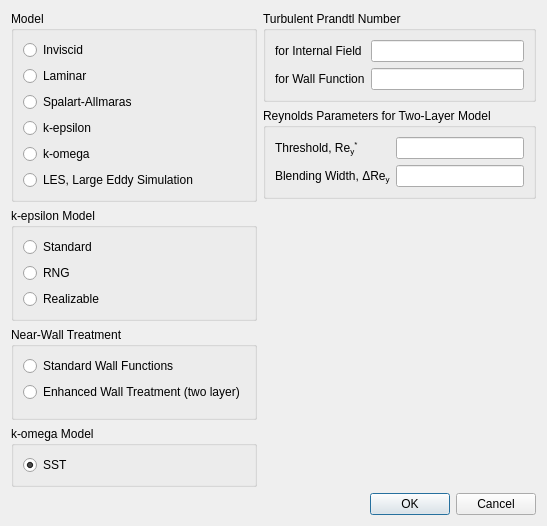
<?xml version="1.0" encoding="UTF-8"?>
<ui version="4.0">
 <class>TurbulenceDialog</class>
 <widget class="QDialog" name="TurbulenceDialog">
  <property name="geometry">
   <rect>
    <x>0</x>
    <y>0</y>
    <width>547</width>
    <height>512</height>
   </rect>
  </property>
  <property name="minimumSize">
   <size>
    <width>265</width>
    <height>0</height>
   </size>
  </property>
  <property name="windowTitle">
   <string>Turbulence Model</string>
  </property>
  <layout class="QVBoxLayout" name="verticalLayout_7">
   <item>
    <widget class="QWidget" name="widget_2" native="true">
     <layout class="QHBoxLayout" name="horizontalLayout">
      <property name="leftMargin">
       <number>0</number>
      </property>
      <property name="topMargin">
       <number>0</number>
      </property>
      <property name="rightMargin">
       <number>0</number>
      </property>
      <property name="bottomMargin">
       <number>0</number>
      </property>
      <item>
       <widget class="QWidget" name="widget" native="true">
        <property name="minimumSize">
         <size>
          <width>240</width>
          <height>0</height>
         </size>
        </property>
        <layout class="QVBoxLayout" name="verticalLayout_8">
         <property name="leftMargin">
          <number>0</number>
         </property>
         <property name="topMargin">
          <number>0</number>
         </property>
         <property name="rightMargin">
          <number>0</number>
         </property>
         <property name="bottomMargin">
          <number>0</number>
         </property>
         <item>
          <widget class="QGroupBox" name="groupBox">
           <property name="title">
            <string>Model</string>
           </property>
           <layout class="QVBoxLayout" name="verticalLayout">
            <item>
             <widget class="QRadioButton" name="inviscid">
              <property name="text">
               <string>Inviscid</string>
              </property>
              <attribute name="buttonGroup">
               <string notr="true">modelRadioGroup</string>
              </attribute>
             </widget>
            </item>
            <item>
             <widget class="QRadioButton" name="laminar">
              <property name="text">
               <string>Laminar</string>
              </property>
              <attribute name="buttonGroup">
               <string notr="true">modelRadioGroup</string>
              </attribute>
             </widget>
            </item>
            <item>
             <widget class="QRadioButton" name="spalartAllmaras">
              <property name="text">
               <string>Spalart-Allmaras</string>
              </property>
              <attribute name="buttonGroup">
               <string notr="true">modelRadioGroup</string>
              </attribute>
             </widget>
            </item>
            <item>
             <widget class="QRadioButton" name="kEpsilon">
              <property name="text">
               <string>k-epsilon</string>
              </property>
              <attribute name="buttonGroup">
               <string notr="true">modelRadioGroup</string>
              </attribute>
             </widget>
            </item>
            <item>
             <widget class="QRadioButton" name="kOmega">
              <property name="text">
               <string>k-omega</string>
              </property>
              <attribute name="buttonGroup">
               <string notr="true">modelRadioGroup</string>
              </attribute>
             </widget>
            </item>
            <item>
             <widget class="QRadioButton" name="LES">
              <property name="text">
               <string>LES, Large Eddy Simulation</string>
              </property>
              <attribute name="buttonGroup">
               <string notr="true">modelRadioGroup</string>
              </attribute>
             </widget>
            </item>
           </layout>
          </widget>
         </item>
         <item>
          <widget class="QWidget" name="kEpsilonModel" native="true">
           <layout class="QVBoxLayout" name="verticalLayout_3">
            <property name="leftMargin">
             <number>0</number>
            </property>
            <property name="topMargin">
             <number>0</number>
            </property>
            <property name="rightMargin">
             <number>0</number>
            </property>
            <property name="bottomMargin">
             <number>0</number>
            </property>
            <item>
             <widget class="QGroupBox" name="groupBox_2">
              <property name="title">
               <string>k-epsilon Model</string>
              </property>
              <layout class="QVBoxLayout" name="verticalLayout_2">
               <item>
                <widget class="QRadioButton" name="standard">
                 <property name="text">
                  <string>Standard</string>
                 </property>
                 <attribute name="buttonGroup">
                  <string notr="true">kEpsilonRadioGroup</string>
                 </attribute>
                </widget>
               </item>
               <item>
                <widget class="QRadioButton" name="RNG">
                 <property name="text">
                  <string>RNG</string>
                 </property>
                 <attribute name="buttonGroup">
                  <string notr="true">kEpsilonRadioGroup</string>
                 </attribute>
                </widget>
               </item>
               <item>
                <widget class="QRadioButton" name="realizable">
                 <property name="text">
                  <string>Realizable</string>
                 </property>
                 <attribute name="buttonGroup">
                  <string notr="true">kEpsilonRadioGroup</string>
                 </attribute>
                </widget>
               </item>
              </layout>
             </widget>
            </item>
            <item>
             <widget class="QGroupBox" name="nearWallTreatment">
              <property name="title">
               <string>Near-Wall Treatment</string>
              </property>
              <layout class="QVBoxLayout" name="verticalLayout_5">
               <item>
                <widget class="QRadioButton" name="standardWallFunction">
                 <property name="text">
                  <string>Standard Wall Functions</string>
                 </property>
                 <attribute name="buttonGroup">
                  <string notr="true">nearWallTreatmentRadioGroup</string>
                 </attribute>
                </widget>
               </item>
               <item>
                <widget class="QRadioButton" name="enhancedWallTreatment">
                 <property name="text">
                  <string>Enhanced Wall Treatment (two layer)</string>
                 </property>
                 <attribute name="buttonGroup">
                  <string notr="true">nearWallTreatmentRadioGroup</string>
                 </attribute>
                </widget>
               </item>
               <item>
                <widget class="QWidget" name="modelWidget" native="true">
                 <property name="minimumSize">
                  <size>
                   <width>0</width>
                   <height>0</height>
                  </size>
                 </property>
                 <layout class="QVBoxLayout" name="verticalLayout_6">
                  <property name="leftMargin">
                   <number>0</number>
                  </property>
                  <property name="topMargin">
                   <number>0</number>
                  </property>
                  <property name="rightMargin">
                   <number>0</number>
                  </property>
                  <property name="bottomMargin">
                   <number>0</number>
                  </property>
                 </layout>
                </widget>
               </item>
              </layout>
             </widget>
            </item>
           </layout>
          </widget>
         </item>
         <item>
          <widget class="QGroupBox" name="kOmegaModel">
           <property name="title">
            <string>k-omega Model</string>
           </property>
           <layout class="QVBoxLayout" name="verticalLayout_4">
            <item>
             <widget class="QRadioButton" name="SST">
              <property name="text">
               <string>SST</string>
              </property>
              <property name="checked">
               <bool>true</bool>
              </property>
             </widget>
            </item>
           </layout>
          </widget>
         </item>
        </layout>
       </widget>
      </item>
      <item>
       <widget class="QWidget" name="constantsWidget" native="true">
        <layout class="QVBoxLayout" name="verticalLayout_9">
         <property name="leftMargin">
          <number>0</number>
         </property>
         <property name="topMargin">
          <number>0</number>
         </property>
         <property name="rightMargin">
          <number>0</number>
         </property>
         <property name="bottomMargin">
          <number>0</number>
         </property>
         <item>
          <widget class="QGroupBox" name="groupBox_3">
           <property name="title">
            <string>Turbulent Prandtl Number</string>
           </property>
           <layout class="QFormLayout" name="formLayout">
            <item row="0" column="0">
             <widget class="QLabel" name="label">
              <property name="text">
               <string>for Internal Field</string>
              </property>
             </widget>
            </item>
            <item row="0" column="1">
             <widget class="QLineEdit" name="energyPrandtlNumber"/>
            </item>
            <item row="1" column="0">
             <widget class="QLabel" name="label_2">
              <property name="text">
               <string>for Wall Function</string>
              </property>
             </widget>
            </item>
            <item row="1" column="1">
             <widget class="QLineEdit" name="wallPrandtlNumber"/>
            </item>
           </layout>
          </widget>
         </item>
         <item>
          <widget class="QGroupBox" name="reynoldsGroup">
           <property name="title">
            <string>Reynolds Parameters for Two-Layer Model</string>
           </property>
           <layout class="QFormLayout" name="formLayout_2">
            <item row="0" column="0">
             <widget class="QLabel" name="label_3">
              <property name="text">
               <string>Threshold, Re&lt;sub&gt;y&lt;/sub&gt;&lt;sup&gt;*&lt;sup&gt;</string>
              </property>
             </widget>
            </item>
            <item row="0" column="1">
             <widget class="QLineEdit" name="threshold"/>
            </item>
            <item row="1" column="0">
             <widget class="QLabel" name="label_4">
              <property name="text">
               <string>Blending Width, ΔRe&lt;sub&gt;y&lt;/sub&gt;</string>
              </property>
             </widget>
            </item>
            <item row="1" column="1">
             <widget class="QLineEdit" name="blendingWidth"/>
            </item>
           </layout>
          </widget>
         </item>
         <item>
          <spacer name="verticalSpacer_2">
           <property name="orientation">
            <enum>Qt::Vertical</enum>
           </property>
           <property name="sizeHint" stdset="0">
            <size>
             <width>20</width>
             <height>40</height>
            </size>
           </property>
          </spacer>
         </item>
        </layout>
       </widget>
      </item>
     </layout>
    </widget>
   </item>
   <item>
    <spacer name="verticalSpacer">
     <property name="orientation">
      <enum>Qt::Vertical</enum>
     </property>
     <property name="sizeHint" stdset="0">
      <size>
       <width>20</width>
       <height>2</height>
      </size>
     </property>
    </spacer>
   </item>
   <item>
    <widget class="QDialogButtonBox" name="buttonBox">
     <property name="sizePolicy">
      <sizepolicy hsizetype="Preferred" vsizetype="Fixed">
       <horstretch>0</horstretch>
       <verstretch>0</verstretch>
      </sizepolicy>
     </property>
     <property name="orientation">
      <enum>Qt::Horizontal</enum>
     </property>
     <property name="standardButtons">
      <set>QDialogButtonBox::Cancel|QDialogButtonBox::Ok</set>
     </property>
    </widget>
   </item>
  </layout>
 </widget>
 <tabstops>
  <tabstop>inviscid</tabstop>
  <tabstop>laminar</tabstop>
  <tabstop>spalartAllmaras</tabstop>
  <tabstop>kEpsilon</tabstop>
  <tabstop>kOmega</tabstop>
  <tabstop>LES</tabstop>
  <tabstop>standard</tabstop>
  <tabstop>RNG</tabstop>
  <tabstop>realizable</tabstop>
  <tabstop>standardWallFunction</tabstop>
  <tabstop>enhancedWallTreatment</tabstop>
  <tabstop>SST</tabstop>
  <tabstop>energyPrandtlNumber</tabstop>
  <tabstop>wallPrandtlNumber</tabstop>
 </tabstops>
 <resources/>
 <connections>
  <connection>
   <sender>buttonBox</sender>
   <signal>accepted()</signal>
   <receiver>TurbulenceDialog</receiver>
   <slot>accept()</slot>
   <hints>
    <hint type="sourcelabel">
     <x>248</x>
     <y>254</y>
    </hint>
    <hint type="destinationlabel">
     <x>157</x>
     <y>274</y>
    </hint>
   </hints>
  </connection>
  <connection>
   <sender>buttonBox</sender>
   <signal>rejected()</signal>
   <receiver>TurbulenceDialog</receiver>
   <slot>reject()</slot>
   <hints>
    <hint type="sourcelabel">
     <x>316</x>
     <y>260</y>
    </hint>
    <hint type="destinationlabel">
     <x>286</x>
     <y>274</y>
    </hint>
   </hints>
  </connection>
 </connections>
 <buttongroups>
  <buttongroup name="modelRadioGroup"/>
  <buttongroup name="kEpsilonRadioGroup"/>
  <buttongroup name="nearWallTreatmentRadioGroup"/>
 </buttongroups>
</ui>
